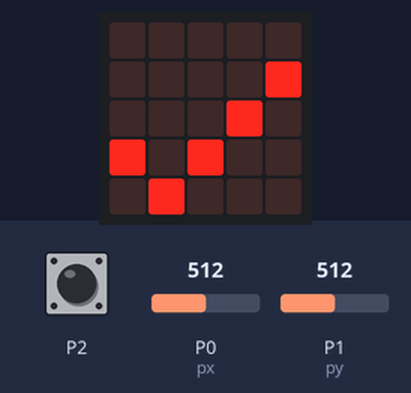
Recording of a program running on a simulated BBC micro:bit (MakeCode). Parts: the board's 5×5 LED display. Inputs (shaded band) come from the test bench; at power-on: P0 (px) = 512, P1 (py) = 512 (analog values on the 0–1023 scale).

Above: at 1.8 s.
1.9 s: P0 (px) set to 684
3.4 s: P0 (px) set to 710
At 4.6 s:
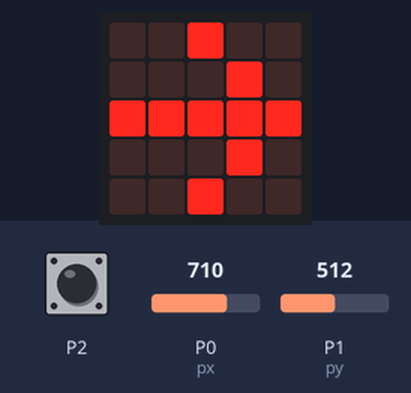
4.9 s: P1 (py) set to 683
6.4 s: P1 (py) set to 716
At 6.9 s:
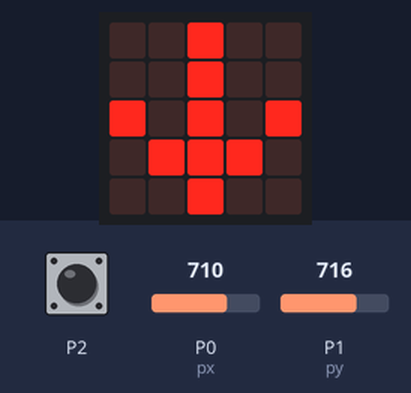
9.4 s: touch pin P2 pressed for 0.15 s
At 11.1 s:
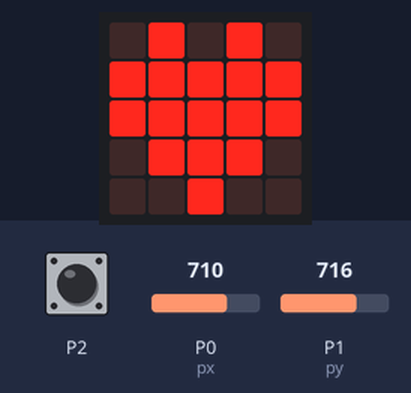
12.1 s: P0 (px) set to 290
At 12.9 s:
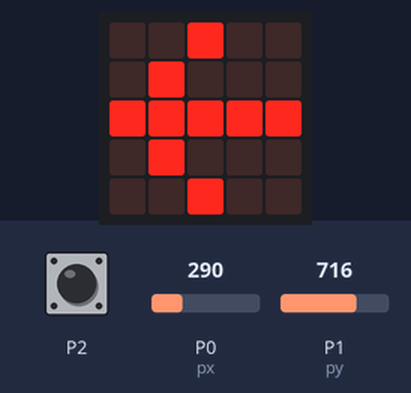
Timing chart, 0 to 15.1 s (numbered marks = the images above; inputs shaded):
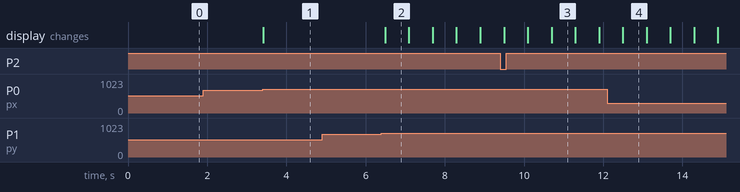

The program:

main.ts
```typescript
namespace SimpleRocker {
    let px = AnalogPin.P0
    let py = AnalogPin.P1
    let ps = TouchPin.P2

    // % block
    // % vrx.defl=AnalogPin.P0
    // % vry.defl=AnalogPin.P1
    // % sw.defl=TouchPin.P2
    export function setup(vrx: AnalogPin, vry: AnalogPin, sw: TouchPin) {
        px = vrx
        py = vry
        ps = sw
    }

    //% block
    export function onButtonPressed(a: () => void) {
        input.onPinPressed(ps, a)
    }


    //% block
    export function onLeftPressed(a: () => void) {
        control.runInParallel(() => {
            while (true) {
                if (pins.analogReadPin(px) < 300) {
                    a();
                }
                pause(20);
            }
        });
    }

    //% block
    export function onRightPressed(a: () => void) {
        control.runInParallel(() => {
            while (true) {
                if (pins.analogReadPin(px) > 700) {
                    a();
                }
                pause(20);
            }
        });
    }

    //% block
    export function onUpPressed(a: () => void) {
        control.runInParallel(() => {
            while (true) {
                if (pins.analogReadPin(py) < 300) {
                    a();
                }
                pause(20);
            }
        });
    }

    //% block
    export function onDownPressed(a: () => void) {
        control.runInParallel(() => {
            while (true) {
                if (pins.analogReadPin(py) > 700) {
                    a();
                }
                pause(20);
            }
        });
    }

}
```

test.ts
```typescript
// Add your code here
basic.showIcon(IconNames.Yes)
SimpleRocker.setup(AnalogPin.P0, AnalogPin.P1, TouchPin.P2)

SimpleRocker.onRightPressed(function () {
    basic.showArrow(ArrowNames.East)
})
SimpleRocker.onButtonPressed(function () {
    basic.showIcon(IconNames.Heart)
})
SimpleRocker.onUpPressed(function () {
    basic.showArrow(ArrowNames.North)
})
SimpleRocker.onLeftPressed(function () {
    basic.showArrow(ArrowNames.West)
})
SimpleRocker.onDownPressed(function () {
    basic.showArrow(ArrowNames.South)
})
```

Measured:
- the behaviour switches between 700 and 701 on P0 (px) (found by bisection; images 0 and 1)
- the behaviour switches between 700 and 701 on P1 (py) (found by bisection; images 1 and 2)
- after the input at 1.9 s, every drawn part: stays the same
- after the input at 3.4 s, the display: changes at once (image 1)
- after the input at 4.9 s, every drawn part: stays the same
- after the input at 6.4 s, the display: changes after 0.09 s (image 2)
- after the input at 9.4 s, the display: first differs from a run without the input after 1.3 s (image 3)
- after the input at 12.1 s, the display: changes after 0.39 s (image 4)
- what the display in image 2 shows lasts 0.6 s, from 6.5 s to 7.1 s
